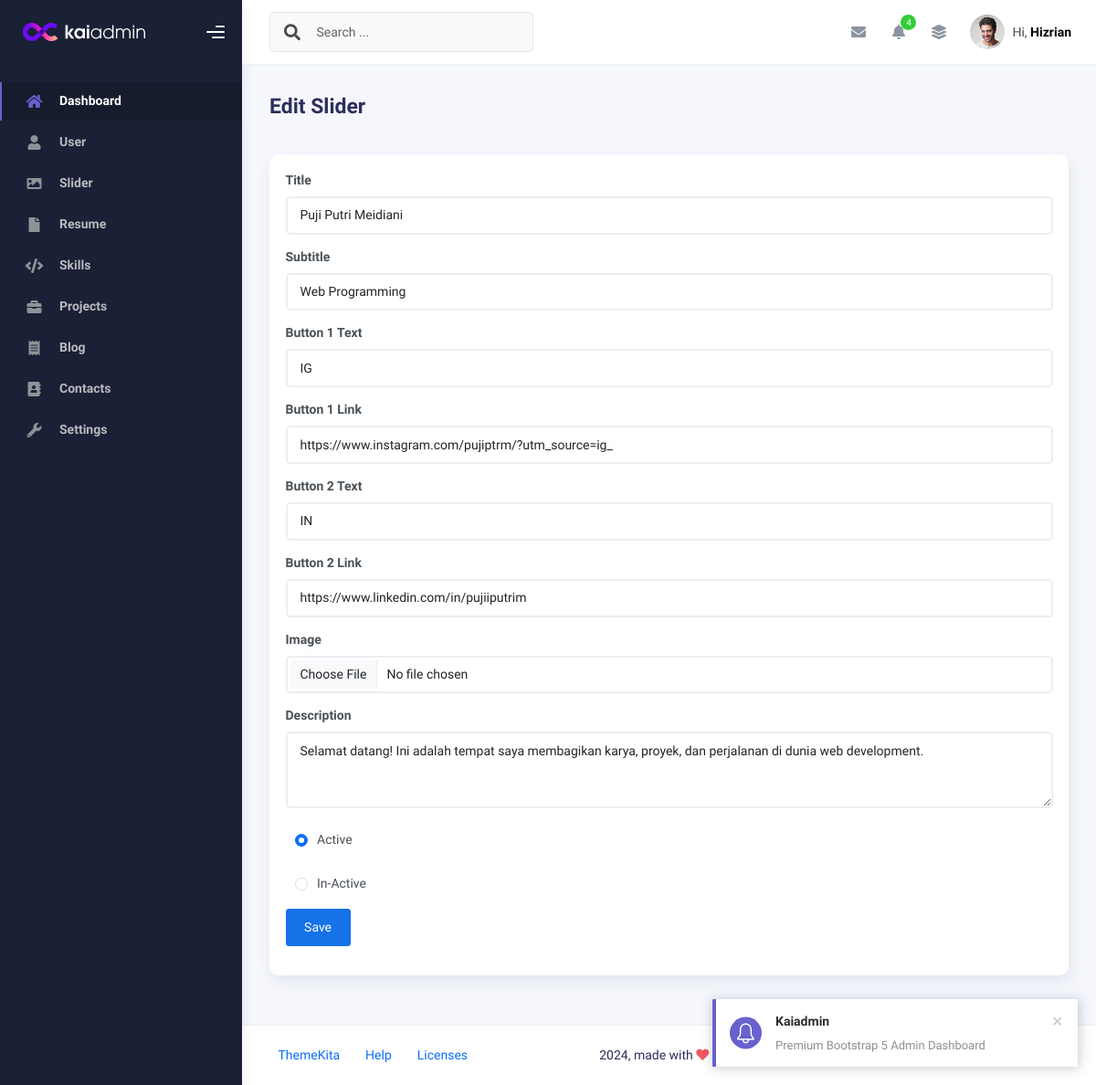
Page /admin/app.php?page=create-sliders&edit=16 (signed in) on the earlier database version.
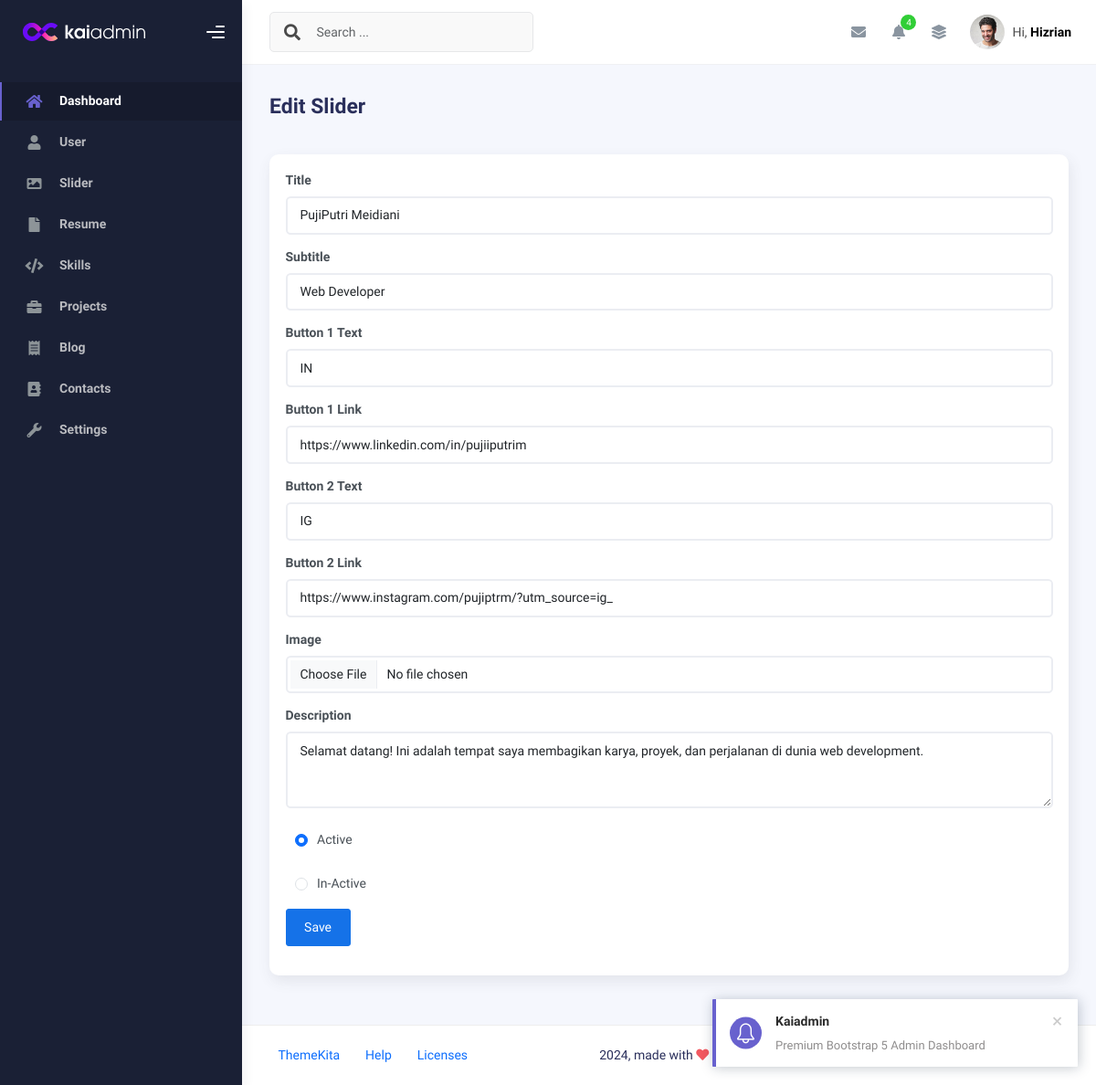
Same page on the later database version.
### tables this page shows
CREATE TABLE `sliders` (
  `id` int(11) NOT NULL,
  `title` varchar(50) NOT NULL,
  `subtitle` varchar(50) NOT NULL,
  `description` text DEFAULT NULL,
  `button1_text` varchar(30) NOT NULL,
  `button1_link` varchar(50) NOT NULL,
  `button2_text` varchar(30) NOT NULL,
  `button2_link` varchar(50) NOT NULL,
  `image` varchar(100) DEFAULT NULL,
  `is_active` tinyint(1) NOT NULL DEFAULT 1,
  `created_at` timestamp NOT NULL DEFAULT current_timestamp(),
  `updated_at` timestamp NULL DEFAULT NULL ON UPDATE current_timestamp()
);

### admin/create-sliders.php (the view, shortened to what this page needs)
<?php
$id     = isset($_GET['edit']) ? $_GET['edit'] : '';
$query  = mysqli_query($conn, "SELECT * FROM sliders WHERE id='$id'");
$row   = mysqli_fetch_assoc($query);
?>
<div class="d-flex align-items-left align-items-md-center flex-column flex-md-row pt-2 pb-4">
  <div>
    <h3 class="fw-bold mb-3"><?php echo isset($_GET['edit']) ? 'Edit Slider' : 'Create New Slider' ?></h3>
  </div>
</div>
<div class="row">
  <div class="col-sm-6 col-md-12">
    <div class="card">
      <div class="card-body">
        <form action="" method="post" enctype="multipart/form-data">
          <div class="mb-3">
            <label for="" class="form-label fw-bold">Title</label>
            <input type="text"
              class="form-control" name="title"
              placeholder="Enter title" required value="<?php echo ($id) ? $row['title'] : '' ?>">
          </div>
          <div class="mb-3">
            <label for="" class="form-label fw-bold">Subtitle</label>
            <input type="text"
              class="form-control" name="subtitle"
              placeholder="Enter subtitle" required value="<?php echo ($id) ? $row['subtitle'] : '' ?>">
          </div>
          <div class="mb-3">
            <label for="" class="form-label fw-bold">Button 1 Text</label>
            <input type="text"
              class="form-control" name="button1_text"
              placeholder="Enter button 1 text" required value="<?php echo ($id) ? $row['button1_text'] : '' ?>">
          </div>
          <div class="mb-3">
            <label for="" class="form-label fw-bold">Button 1 Link</label>
            <input type="text"
              class="form-control" name="button1_link"
              placeholder="Enter button 1 link" required value="<?php echo ($id) ? $row['button1_link'] : '' ?>">
          </div>
          <div class="mb-3">
            <label for="" class="form-label fw-bold">Button 2 Text</label>
            <input type="text"
              class="form-control" name="button2_text"
              placeholder="Enter button 2 text" required value="<?php echo ($id) ? $row['button2_text'] : '' ?>">
          </div>
          <div class="mb-3">
            <label for="" class="form-label fw-bold">Button 2 Link</label>
            <input type="text"
              class="form-control" name="button2_link"
              placeholder="Enter button 2 link" required value="<?php echo ($id) ? $row['button2_link'] : '' ?>">
          </div>
          <div class="mb-3">
            <label for="" class="form-label fw-bold">Image</label>
            <input type="file"
              class="form-control" name="image"
              value="<?php echo ($id) ? $row['image'] : '' ?>">
          </div>
          <div class="mb-3">
            <label for="" class="form-label fw-bold">Description</label>
            <textarea class="form-control" name="description"
              cols="30" rows="3"><?php echo ($id) ? $row['description'] : '' ?></textarea>
          </div>
          <div class="form-check">
            <input class="form-check-input" type="radio" name="is_active" id="radioDefault1"
              value="1" checked <?php echo ($id) && $row['is_active'] == 1 ? "checked" : '' ?>>
            <label class="form-check-label" for="radioDefault1">
              Active
            </label>
          </div>
          <div class="form-check">
            <input class="form-check-input" type="radio" name="is_active" id="radioDefault2"
              value="0" <?php echo ($id) && $row['is_active'] == 0 ? "checked" : '' ?>>
            <label class="form-check-label" for="radioDefault2">
              In-Active
            </label>
          </div>
          <div class="mb-3">
            <button class="btn btn-primary" name="save" type="submit">
              Save</button>
          </div>
        </form>
      </div>
    </div>
  </div>
</div>

Differences in the rows shown:
changed sliders "IN": title "Puji Putri Meidiani" → "PujiPutri Meidiani"; subtitle "Web Programming" → "Web Developer"; button1_text "IG" → "IN"; button1_link "https://www.instagram.com/pujiptrm/?utm_source=ig_" → "https://www.linkedin.com/in/pujiiputrim"; button2_text "IN" → "IG"; button2_link "https://www.linkedin.com/in/pujiiputrim" → "https://www.instagram.com/pujiptrm/?utm_source=ig_"
